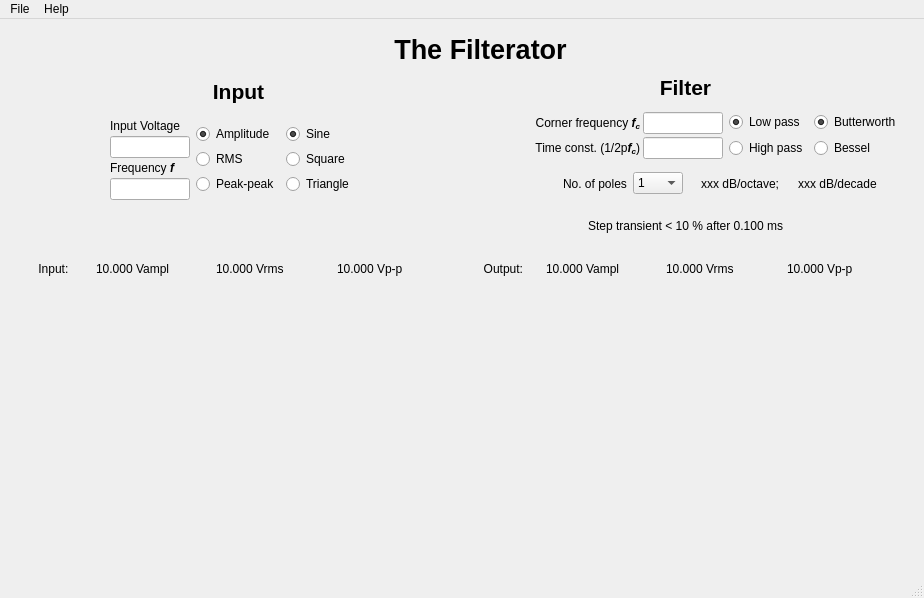
<?xml version="1.0" encoding="UTF-8"?>
<ui version="4.0">
 <class>MainWindow</class>
 <widget class="QMainWindow" name="MainWindow">
  <property name="geometry">
   <rect>
    <x>0</x>
    <y>0</y>
    <width>924</width>
    <height>598</height>
   </rect>
  </property>
  <property name="windowTitle">
   <string>The Filterator</string>
  </property>
  <widget class="QWidget" name="centralwidget">
   <widget class="QLabel" name="label_9">
    <property name="geometry">
     <rect>
      <x>370</x>
      <y>10</y>
      <width>221</width>
      <height>41</height>
     </rect>
    </property>
    <property name="font">
     <font>
      <pointsize>20</pointsize>
      <weight>75</weight>
      <bold>true</bold>
     </font>
    </property>
    <property name="text">
     <string>The Filterator</string>
    </property>
    <property name="alignment">
     <set>Qt::AlignCenter</set>
    </property>
   </widget>
   <widget class="QWidget" name="horizontalLayoutWidget">
    <property name="geometry">
     <rect>
      <x>20</x>
      <y>270</y>
      <width>431</width>
      <height>271</height>
     </rect>
    </property>
    <layout class="QHBoxLayout" name="bodeLayout"/>
   </widget>
   <widget class="QWidget" name="horizontalLayoutWidget_2">
    <property name="geometry">
     <rect>
      <x>470</x>
      <y>270</y>
      <width>431</width>
      <height>271</height>
     </rect>
    </property>
    <layout class="QHBoxLayout" name="outputLayout"/>
   </widget>
   <widget class="QWidget" name="layoutWidget">
    <property name="geometry">
     <rect>
      <x>20</x>
      <y>240</y>
      <width>431</width>
      <height>20</height>
     </rect>
    </property>
    <layout class="QHBoxLayout" name="horizontalLayout_4">
     <item>
      <widget class="QLabel" name="label_10">
       <property name="maximumSize">
        <size>
         <width>70</width>
         <height>16777215</height>
        </size>
       </property>
       <property name="text">
        <string>Input: </string>
       </property>
       <property name="alignment">
        <set>Qt::AlignCenter</set>
       </property>
      </widget>
     </item>
     <item>
      <widget class="QLabel" name="inputAmplitudelabel">
       <property name="text">
        <string>10.000 Vampl</string>
       </property>
      </widget>
     </item>
     <item>
      <widget class="QLabel" name="inputRMSlabel">
       <property name="text">
        <string>10.000 Vrms</string>
       </property>
      </widget>
     </item>
     <item>
      <widget class="QLabel" name="inputP2Plabel">
       <property name="text">
        <string>10.000 Vp-p</string>
       </property>
      </widget>
     </item>
    </layout>
   </widget>
   <widget class="QWidget" name="layoutWidget">
    <property name="geometry">
     <rect>
      <x>470</x>
      <y>240</y>
      <width>431</width>
      <height>20</height>
     </rect>
    </property>
    <layout class="QHBoxLayout" name="horizontalLayout_5">
     <item>
      <widget class="QLabel" name="label_14">
       <property name="maximumSize">
        <size>
         <width>70</width>
         <height>16777215</height>
        </size>
       </property>
       <property name="text">
        <string>Output: </string>
       </property>
       <property name="alignment">
        <set>Qt::AlignCenter</set>
       </property>
      </widget>
     </item>
     <item>
      <widget class="QLabel" name="outputAmplitudelabel">
       <property name="text">
        <string>10.000 Vampl</string>
       </property>
      </widget>
     </item>
     <item>
      <widget class="QLabel" name="outputRMSlabel">
       <property name="text">
        <string>10.000 Vrms</string>
       </property>
      </widget>
     </item>
     <item>
      <widget class="QLabel" name="outputP2Plabel">
       <property name="text">
        <string>10.000 Vp-p</string>
       </property>
      </widget>
     </item>
    </layout>
   </widget>
   <widget class="QWidget" name="layoutWidget">
    <property name="geometry">
     <rect>
      <x>110</x>
      <y>50</y>
      <width>257</width>
      <height>131</height>
     </rect>
    </property>
    <layout class="QVBoxLayout" name="verticalLayout_7">
     <item>
      <widget class="QLabel" name="label">
       <property name="font">
        <font>
         <pointsize>16</pointsize>
         <weight>75</weight>
         <bold>true</bold>
        </font>
       </property>
       <property name="text">
        <string>Input</string>
       </property>
       <property name="alignment">
        <set>Qt::AlignCenter</set>
       </property>
      </widget>
     </item>
     <item>
      <layout class="QHBoxLayout" name="horizontalLayout_6">
       <item>
        <layout class="QVBoxLayout" name="verticalLayout_3">
         <property name="spacing">
          <number>3</number>
         </property>
         <item>
          <widget class="QLabel" name="inputlabel">
           <property name="text">
            <string>Input Voltage</string>
           </property>
          </widget>
         </item>
         <item>
          <widget class="QLineEdit" name="inputVoltage">
           <property name="maximumSize">
            <size>
             <width>80</width>
             <height>16777215</height>
            </size>
           </property>
           <property name="alignment">
            <set>Qt::AlignCenter</set>
           </property>
          </widget>
         </item>
         <item>
          <widget class="QLabel" name="label_7">
           <property name="text">
            <string>Frequency  &lt;span style=&quot; font-family:'TImes New Roman'; font-weight:600; font-style:italic;&quot;&gt;f&lt;/span&gt;</string>
           </property>
          </widget>
         </item>
         <item>
          <widget class="QLineEdit" name="inputFreq">
           <property name="maximumSize">
            <size>
             <width>80</width>
             <height>16777215</height>
            </size>
           </property>
           <property name="alignment">
            <set>Qt::AlignCenter</set>
           </property>
          </widget>
         </item>
        </layout>
       </item>
       <item>
        <layout class="QVBoxLayout" name="verticalLayout">
         <property name="spacing">
          <number>0</number>
         </property>
         <item>
          <widget class="QRadioButton" name="amplitudeRadioButton">
           <property name="sizePolicy">
            <sizepolicy hsizetype="Minimum" vsizetype="Fixed">
             <horstretch>0</horstretch>
             <verstretch>0</verstretch>
            </sizepolicy>
           </property>
           <property name="text">
            <string>Amplitude</string>
           </property>
           <property name="checked">
            <bool>true</bool>
           </property>
           <attribute name="buttonGroup">
            <string notr="true">buttonGroup</string>
           </attribute>
          </widget>
         </item>
         <item>
          <widget class="QRadioButton" name="rmsRadioButton">
           <property name="text">
            <string>RMS</string>
           </property>
           <property name="checked">
            <bool>false</bool>
           </property>
           <attribute name="buttonGroup">
            <string notr="true">buttonGroup</string>
           </attribute>
          </widget>
         </item>
         <item>
          <widget class="QRadioButton" name="p2pRadioButton">
           <property name="text">
            <string>Peak-peak</string>
           </property>
           <property name="checked">
            <bool>false</bool>
           </property>
           <attribute name="buttonGroup">
            <string notr="true">buttonGroup</string>
           </attribute>
          </widget>
         </item>
        </layout>
       </item>
       <item>
        <layout class="QVBoxLayout" name="verticalLayout_2">
         <property name="spacing">
          <number>0</number>
         </property>
         <item>
          <widget class="QRadioButton" name="sineRadioButton">
           <property name="text">
            <string>Sine</string>
           </property>
           <property name="checked">
            <bool>true</bool>
           </property>
           <attribute name="buttonGroup">
            <string notr="true">buttonGroup_2</string>
           </attribute>
          </widget>
         </item>
         <item>
          <widget class="QRadioButton" name="squareRadioButton">
           <property name="text">
            <string>Square</string>
           </property>
           <attribute name="buttonGroup">
            <string notr="true">buttonGroup_2</string>
           </attribute>
          </widget>
         </item>
         <item>
          <widget class="QRadioButton" name="triangleRadioButton">
           <property name="text">
            <string>Triangle</string>
           </property>
           <attribute name="buttonGroup">
            <string notr="true">buttonGroup_2</string>
           </attribute>
          </widget>
         </item>
        </layout>
       </item>
      </layout>
     </item>
    </layout>
   </widget>
   <widget class="QWidget" name="layoutWidget">
    <property name="geometry">
     <rect>
      <x>470</x>
      <y>50</y>
      <width>431</width>
      <height>176</height>
     </rect>
    </property>
    <layout class="QVBoxLayout" name="verticalLayout_9">
     <item>
      <widget class="QLabel" name="label_2">
       <property name="font">
        <font>
         <pointsize>16</pointsize>
         <weight>75</weight>
         <bold>true</bold>
        </font>
       </property>
       <property name="text">
        <string>Filter</string>
       </property>
       <property name="alignment">
        <set>Qt::AlignCenter</set>
       </property>
      </widget>
     </item>
     <item>
      <layout class="QHBoxLayout" name="horizontalLayout_9">
       <item>
        <layout class="QVBoxLayout" name="verticalLayout_4">
         <property name="spacing">
          <number>3</number>
         </property>
         <item>
          <layout class="QHBoxLayout" name="horizontalLayout">
           <item>
            <widget class="QLabel" name="label_3">
             <property name="text">
              <string>&lt;html&gt;&lt;head/&gt;&lt;body&gt;&lt;p&gt;Corner frequency &lt;span style=&quot; font-family:'Times New Roman'; font-weight:600; font-style:italic;&quot;&gt;f&lt;sub&gt;c&lt;/sub&gt;&lt;/span&gt;&lt;/p&gt;&lt;/body&gt;&lt;/html&gt;</string>
             </property>
             <property name="alignment">
              <set>Qt::AlignRight|Qt::AlignTrailing|Qt::AlignVCenter</set>
             </property>
            </widget>
           </item>
           <item>
            <widget class="QLineEdit" name="cornerFreq">
             <property name="minimumSize">
              <size>
               <width>80</width>
               <height>0</height>
              </size>
             </property>
             <property name="maximumSize">
              <size>
               <width>80</width>
               <height>16777215</height>
              </size>
             </property>
            </widget>
           </item>
          </layout>
         </item>
         <item>
          <layout class="QHBoxLayout" name="horizontalLayout_2">
           <item>
            <widget class="QLabel" name="label_timeconst">
             <property name="text">
              <string>Time const. (1/2p&lt;span style=&quot; font-family:'TImes New Roman'; font-weight:600; font-style:italic;&quot;&gt;f&lt;sub&gt;c&lt;/sub&gt;&lt;/span&gt;)</string>
             </property>
             <property name="alignment">
              <set>Qt::AlignRight|Qt::AlignTrailing|Qt::AlignVCenter</set>
             </property>
            </widget>
           </item>
           <item>
            <widget class="QLineEdit" name="timeConst">
             <property name="maximumSize">
              <size>
               <width>80</width>
               <height>16777215</height>
              </size>
             </property>
            </widget>
           </item>
          </layout>
         </item>
        </layout>
       </item>
       <item>
        <layout class="QVBoxLayout" name="verticalLayout_8">
         <item>
          <layout class="QGridLayout" name="gridLayout">
           <item row="1" column="1">
            <widget class="QRadioButton" name="bessRadioButton">
             <property name="text">
              <string>Bessel</string>
             </property>
             <property name="checked">
              <bool>false</bool>
             </property>
            </widget>
           </item>
           <item row="0" column="0">
            <widget class="QRadioButton" name="lopassRadioButton">
             <property name="text">
              <string>Low pass</string>
             </property>
             <property name="checked">
              <bool>true</bool>
             </property>
             <attribute name="buttonGroup">
              <string notr="true">buttonGroup_3</string>
             </attribute>
            </widget>
           </item>
           <item row="1" column="0">
            <widget class="QRadioButton" name="hipassRadioButton">
             <property name="text">
              <string>High pass</string>
             </property>
             <attribute name="buttonGroup">
              <string notr="true">buttonGroup_3</string>
             </attribute>
            </widget>
           </item>
           <item row="0" column="1">
            <widget class="QRadioButton" name="buttRadioButton">
             <property name="text">
              <string>Butterworth</string>
             </property>
             <property name="checked">
              <bool>true</bool>
             </property>
            </widget>
           </item>
          </layout>
         </item>
        </layout>
       </item>
      </layout>
     </item>
     <item>
      <layout class="QHBoxLayout" name="horizontalLayout_10">
       <item>
        <layout class="QHBoxLayout" name="horizontalLayout_3">
         <item alignment="Qt::AlignRight">
          <widget class="QLabel" name="label_6">
           <property name="text">
            <string>No. of poles</string>
           </property>
           <property name="alignment">
            <set>Qt::AlignCenter</set>
           </property>
          </widget>
         </item>
         <item>
          <widget class="QComboBox" name="polenumCombo">
           <property name="sizePolicy">
            <sizepolicy hsizetype="Fixed" vsizetype="Fixed">
             <horstretch>0</horstretch>
             <verstretch>0</verstretch>
            </sizepolicy>
           </property>
           <property name="maximumSize">
            <size>
             <width>50</width>
             <height>16777215</height>
            </size>
           </property>
           <item>
            <property name="text">
             <string>1</string>
            </property>
           </item>
           <item>
            <property name="text">
             <string>2</string>
            </property>
           </item>
           <item>
            <property name="text">
             <string>3</string>
            </property>
           </item>
           <item>
            <property name="text">
             <string>4</string>
            </property>
           </item>
           <item>
            <property name="text">
             <string>5</string>
            </property>
           </item>
           <item>
            <property name="text">
             <string>6</string>
            </property>
           </item>
           <item>
            <property name="text">
             <string>7</string>
            </property>
           </item>
           <item>
            <property name="text">
             <string>8</string>
            </property>
           </item>
           <item>
            <property name="text">
             <string>9</string>
            </property>
           </item>
           <item>
            <property name="text">
             <string>10</string>
            </property>
           </item>
          </widget>
         </item>
        </layout>
       </item>
       <item>
        <layout class="QHBoxLayout" name="horizontalLayout_8">
         <item alignment="Qt::AlignHCenter">
          <widget class="QLabel" name="dBoctavelabel">
           <property name="text">
            <string>xxx dB/octave;</string>
           </property>
          </widget>
         </item>
         <item>
          <widget class="QLabel" name="dBdecadelabel">
           <property name="text">
            <string>xxx dB/decade</string>
           </property>
          </widget>
         </item>
        </layout>
       </item>
      </layout>
     </item>
     <item>
      <layout class="QHBoxLayout" name="horizontalLayout_7">
       <item alignment="Qt::AlignHCenter">
        <widget class="QLabel" name="labeltrans">
         <property name="text">
          <string>Step transient &lt; 10 % after 0.100 ms</string>
         </property>
         <property name="alignment">
          <set>Qt::AlignRight|Qt::AlignTrailing|Qt::AlignVCenter</set>
         </property>
        </widget>
       </item>
      </layout>
     </item>
    </layout>
   </widget>
  </widget>
  <widget class="QMenuBar" name="menubar">
   <property name="geometry">
    <rect>
     <x>0</x>
     <y>0</y>
     <width>924</width>
     <height>24</height>
    </rect>
   </property>
   <widget class="QMenu" name="menuFIle">
    <property name="title">
     <string>File</string>
    </property>
    <addaction name="actionExit"/>
   </widget>
   <widget class="QMenu" name="menuHelp">
    <property name="title">
     <string>Help</string>
    </property>
    <addaction name="actionAbout"/>
   </widget>
   <addaction name="menuFIle"/>
   <addaction name="menuHelp"/>
  </widget>
  <widget class="QStatusBar" name="statusbar"/>
  <action name="actionExit">
   <property name="text">
    <string>Exit</string>
   </property>
  </action>
  <action name="actionAbout">
   <property name="text">
    <string>About</string>
   </property>
  </action>
 </widget>
 <resources/>
 <connections/>
 <buttongroups>
  <buttongroup name="buttonGroup_3"/>
  <buttongroup name="buttonGroup"/>
  <buttongroup name="buttonGroup_2"/>
 </buttongroups>
</ui>
